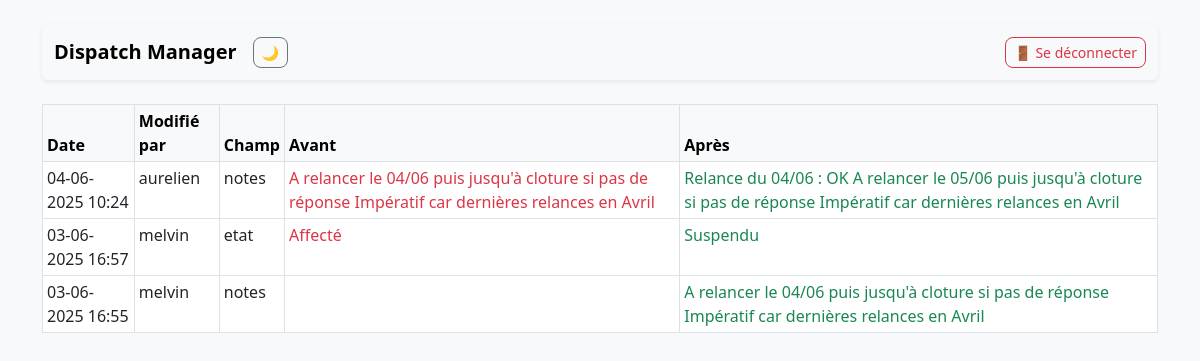
The app's page /historique/83 (signed in) with its own data.
### tables this page shows
CREATE TABLE historique (
                id INTEGER PRIMARY KEY AUTOINCREMENT,
                incident_id INTEGER, champ TEXT,
                ancienne_valeur TEXT, nouvelle_valeur TEXT,
                modifie_par TEXT, date_modification TEXT
            );

### app.py (the view)
@app.route("/historique/<int:id>")
def historique(id):
    if "user" not in session:
        return redirect(url_for("login"))
    db = get_db()
    logs = db.execute(
        "SELECT * FROM historique WHERE incident_id = ? ORDER BY date_modification DESC",
        (id,),
    ).fetchall()
    return render_template("historique.html", logs=logs, id=id)

### app.py (called while the page is built)
def get_db():
    conn = sqlite3.connect(DB)
    conn.row_factory = sqlite3.Row
    return conn

@app.before_request
def renew_session():
    session.permanent = True

### templates/historique.html (shortened to what this page needs)
{% extends "base.html" %}
{% block content %}
  {% if logs %}
  <table class="table table-bordered table-sm table-hover">
    <thead class="table-light">
      <tr>
        <th>Date</th>
        <th>Modifié par</th>
        <th>Champ</th>
        <th>Avant</th>
        <th>Après</th>
      </tr>
    </thead>
    <tbody>
      {% for log in logs %}
      <tr>
        <td>{{ log.date_modification }}</td>
        <td>{{ log.modifie_par }}</td>
        <td>{{ log.champ }}</td>
        <td class="text-danger">{{ log.ancienne_valeur }}</td>
        <td class="text-success">{{ log.nouvelle_valeur }}</td>
      </tr>
      {% endfor %}
    </tbody>
  </table>
  {% else %}
  <div class="alert alert-info">
    Aucun changement enregistré pour ce ticket.
  </div>
  {% endif %}
{% endblock %}

### static/css/style.css (style rules this page uses)
body { background-color: #f8f9fa; font-family: 'Segoe UI', sans-serif; color: #212529; }
.navbar, .card, .table { background-color: #fff; color: #212529; }

### records on screen
historique: date_modification "04-06-2025 10:24", modifie_par "aurelien", champ "notes", ancienne_valeur "A relancer le 04/06 puis jusqu'à cloture si pas de réponse Impératif car dernières relances en Avril", nouvelle_valeur "Relance du 04/06 : OK A relancer le 05/06 puis jusqu'à cloture si pas de réponse Impératif car dernières relances en Avril"
historique: date_modification "03-06-2025 16:57", modifie_par "melvin", champ "etat", ancienne_valeur "Affecté", nouvelle_valeur "Suspendu"
historique: date_modification "03-06-2025 16:55", modifie_par "melvin", champ "notes", nouvelle_valeur "A relancer le 04/06 puis jusqu'à cloture si pas de réponse Impératif car dernières relances en Avril"
